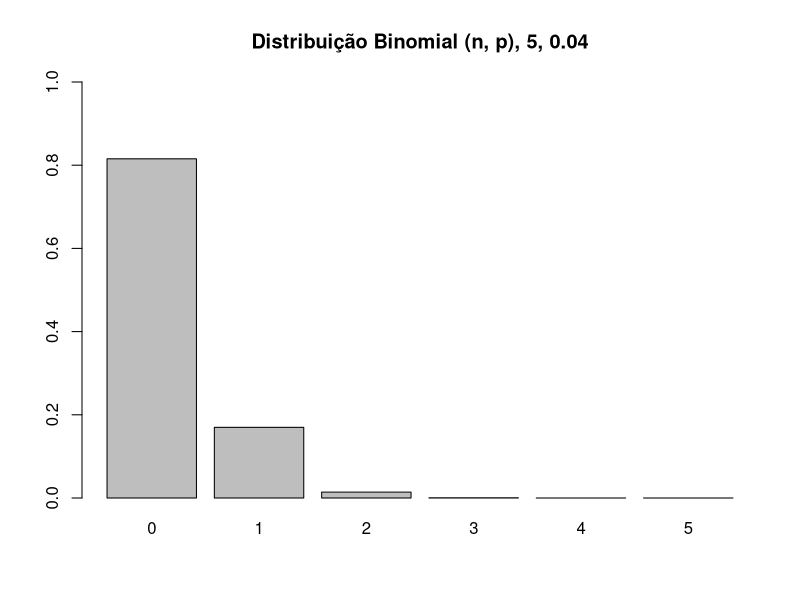
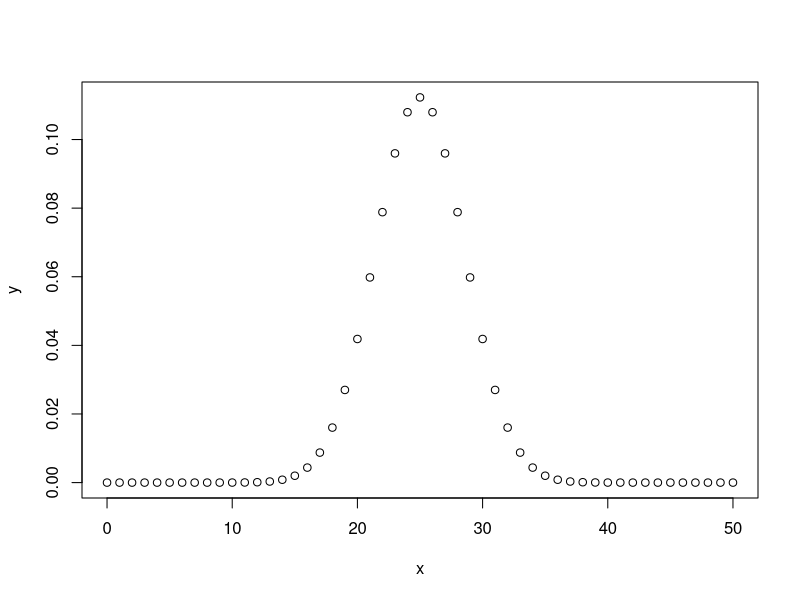

Write R code to recreate these figures, in order.
# Exemplos das Principais Distribuições de Probabilidade para Variáveis Aleatórias Discretas


# Configurando o diretório de trabalho
setwd("C:/Users/Julia/Desktop/CienciaDeDados/1.Big-Data-Analytics-com-R-e-Microsoft-Azure-Machine-Learning/9.Introducao-a-Analise-Estatistica-de-Dados---Parte-2")
getwd()


### Distribuição Binomial


# - Uma variável aleatória tem Distribuição Binomial quando o experimento ao qual está relacionada apresenta
#   apenas 2 resultados: sucesso e fracasso.


# - Vamos imaginar que nosso experimento seja contar quantos clientes que entram em uma loja de celulares adquirem um plano pós-pago.

# - Para este experimento, temos 2 possibilidades para cada observação: adquirir ou não o plano.

# - E como podemos ter apenas 2 resultados possíves, este é chamado um Experimento Binomial.


# - Vamos imaginar agora, que historicamente, 10% dos clientes que entram na loja, adquirem um plano pós-pago. Portanto, a probabilidade
#   de sucesso (que vamos chamar de p) para cada observação é 0.10.
# - E a probabilidade de falha (que vamos chamar de q) para cada observação é 0.90.

# - Ou seja: p = 1 - q

# p = probabilidade de sucesso
# q = probabilidade de fracasso


# - A palavra sucesso não tem relação com resultado positivo do experimento, assim como a palavra fracasso não tem conotação negativa.


# - Outra característica da distribuição binomial, é que cada observação é independente das outras.

# - Dessa forma, um Experimento Binomial consiste de um número fixo de observações, indicado por n e contamos o nº de sucessos, indicado por x.


# - A Média de uma Distribuição Binomial, representa a média de longo prazo de sucessos esperados, baseado no nº de observações.


# - A Variância de uma Distribuição Binomial, representa a variação que existe no nº de sucessos (p) sobre um nº (n) de observações.




# Exemplo: A probabilidade de um paciente com um ataque cardíaco morrer do ataque é de 0.04 (ou seja, 4 de 100 morrem do ataque).
#          Suponha que tenhamos 5 pacientes que sofrem um ataque cardíaco, qual é a probabilidade de que todos sobrevivam ?

# - Para este exemplo, vamos chamar de sucesso um ataque fatal (p = 0.04).
#   Temos n = 5 pacientes e queremos saber a probabilidade de que todos sobrevivam, ou em outrs palavras, que nenhum seja fatal (0 sucessos).


# X = Número de sobreviventes ao ataque
# p = 0.04
# n = 5
# dbinom(X, n, p)

a <- dbinom(0, 5, 0.04)
a                        # 0.8153727


# Portanto, a probabilidade de que todos os 5 pacientes sobrevivam ao ataque cardíaco é aproximadamente 0.8154 ou 81.54%. Isso significa que
# há uma alta probabilidade de que nenhum paciente tenha um ataque fatal nesse grupo de 5 pacientes.



# Desenhando a distribuição de probabilidades

graph <- function(n, p){
  x <- dbinom(0:n, size = n, prob = p)
  barplot(x, ylim = c(0, 1),
          names.arg = 0:n,
          main = sprintf(paste("Distribuição Binomial (n, p)", n, p, sep = ', ')))
}
graph(5, 0.04)

# - O gráfico resultante mostrará a probabilidade de que 0, 1, 2, 3, 4 ou 5 pacientes sobrevivam ao ataque cardíaco, com a maior
#   probabilidade ocorrendo em 5 pacientes sobreviventes, seguida por 4, 3, 2, 1 e 0 pacientes, respectivamente.




# Criando o gráfico de uma distribuição binomial

x <- seq(0, 50, by = 1)
x
y <- dbinom(x, 50, 0.5)
y

png(file = "dbinom.png")
plot(x,y)
dev.off()

# - cria um gráfico da distribuição binomial com 50 tentativas (n = 50) e uma probabilidade de sucesso de 0.5 (p = 0.5), ou seja,
#   um experimento com resultados binários igualmente prováveis (por exemplo, lançamento de uma moeda justa).


